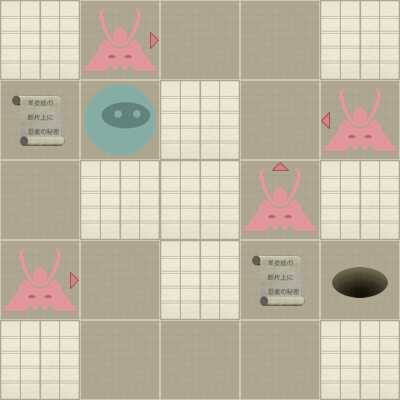

Below is a game level as drawn by its tile map, then a one-line description and the .tmx that defines it (tile-layer data replaced by summaries):
An orthogonal 5x5 tile map with 80x80 px tiles, 2 tile layers (Level, Actors).

<map version="1.0" orientation="orthogonal" width="5" height="5" tilewidth="80" tileheight="80">
 <properties>
  <property name="moves" value="7" />
 </properties>
 <tileset firstgid="1" name="tiles" tilewidth="80" tileheight="80" spacing="2" margin="2">
  <image source="tiles-hd.png" width="512" height="512" />
  <tile id="0">
   <properties>
    <property name="actor" value="exit" />
   </properties>
  </tile>
  <tile id="2">
   <properties>
    <property name="actor" value="guard" />
    <property name="direction" value="down" />
   </properties>
  </tile>
  <tile id="3">
   <properties>
    <property name="actor" value="guard" />
    <property name="direction" value="left" />
   </properties>
  </tile>
  <tile id="4">
   <properties>
    <property name="actor" value="guard" />
    <property name="direction" value="right" />
   </properties>
  </tile>
  <tile id="5">
   <properties>
    <property name="actor" value="guard" />
    <property name="direction" value="up" />
   </properties>
  </tile>
  <tile id="7">
   <properties>
    <property name="actor" value="player" />
   </properties>
  </tile>
  <tile id="8">
   <properties>
    <property name="actor" value="scroll" />
   </properties>
  </tile>
  <tile id="9">
   <properties>
    <property name="wall" value="1" />
   </properties>
  </tile>
 </tileset>
 <layer name="Level" width="5" height="5">
  <data>[25 cells, 25 non-empty, 2 distinct tile ids]</data>
 </layer>
 <layer name="Actors" width="5" height="5">
  <data>[25 cells, 8 non-empty, 6 distinct tile ids]</data>
 </layer>
</map>
